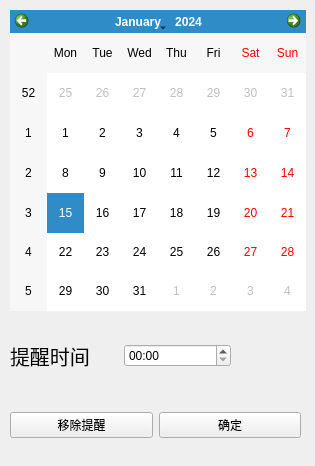
<?xml version="1.0" encoding="UTF-8"?>
<ui version="4.0">
 <class>chooseRemindDateTime</class>
 <widget class="QWidget" name="chooseRemindDateTime">
  <property name="geometry">
   <rect>
    <x>0</x>
    <y>0</y>
    <width>315</width>
    <height>466</height>
   </rect>
  </property>
  <property name="minimumSize">
   <size>
    <width>315</width>
    <height>466</height>
   </size>
  </property>
  <property name="maximumSize">
   <size>
    <width>315</width>
    <height>466</height>
   </size>
  </property>
  <property name="windowTitle">
   <string>Form</string>
  </property>
  <widget class="QCalendarWidget" name="chooseRemindDateEdit">
   <property name="geometry">
    <rect>
     <x>10</x>
     <y>10</y>
     <width>296</width>
     <height>301</height>
    </rect>
   </property>
  </widget>
  <widget class="QWidget" name="horizontalLayoutWidget">
   <property name="geometry">
    <rect>
     <x>10</x>
     <y>390</y>
     <width>291</width>
     <height>71</height>
    </rect>
   </property>
   <layout class="QHBoxLayout" name="horizontalLayout_2">
    <item>
     <widget class="QPushButton" name="removeRemindTime">
      <property name="text">
       <string>移除提醒</string>
      </property>
     </widget>
    </item>
    <item>
     <widget class="QPushButton" name="chooseRemindTimeSureButton">
      <property name="text">
       <string>确定</string>
      </property>
     </widget>
    </item>
   </layout>
  </widget>
  <widget class="QWidget" name="">
   <property name="geometry">
    <rect>
     <x>10</x>
     <y>320</y>
     <width>221</width>
     <height>71</height>
    </rect>
   </property>
   <layout class="QHBoxLayout" name="horizontalLayout">
    <item>
     <widget class="QLabel" name="label">
      <property name="font">
       <font>
        <pointsize>15</pointsize>
       </font>
      </property>
      <property name="text">
       <string>提醒时间</string>
      </property>
     </widget>
    </item>
    <item>
     <widget class="QTimeEdit" name="chooseRemindTimeEdit">
      <property name="displayFormat">
       <string>hh:mm</string>
      </property>
     </widget>
    </item>
   </layout>
  </widget>
 </widget>
 <resources/>
 <connections/>
</ui>
